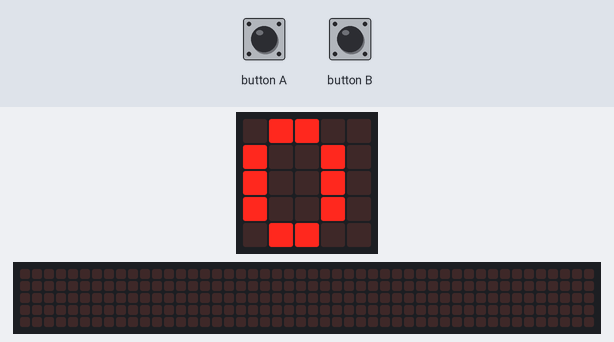
Bench run of a program on a simulated BBC micro:bit (MakeCode). On the bench: the board's 5×5 LED display, a strip that is not on the board, showing the scrolling text unrolled. Inputs (shaded band) come from the test bench. The 48×5 strip is a reading aid, not a part: it shows the text the display is scrolling, unrolled, one strip-width of it at a time.

Above: at 2.2 s.
2.3 s: button A pressed for 0.15 s
At 2.9 s:
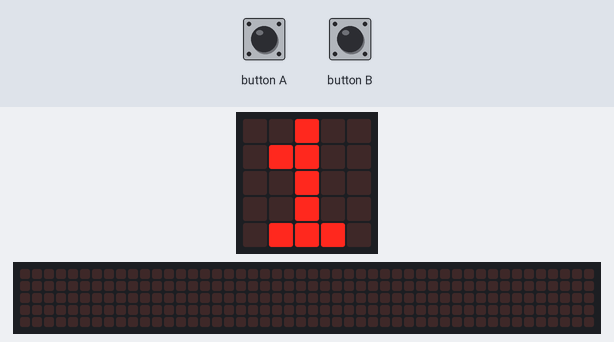
5.4 s: button B pressed for 0.15 s
At 6.8 s:
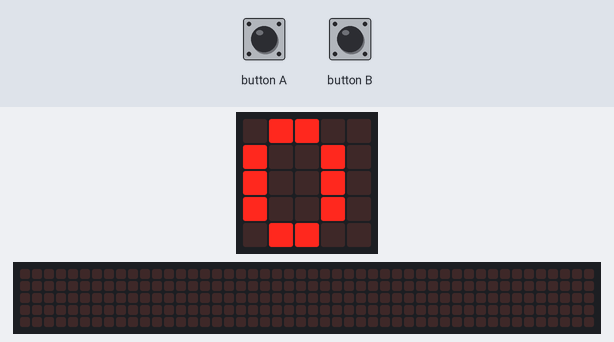
7.1 s: button A pressed for 0.15 s
At 17.41 s:
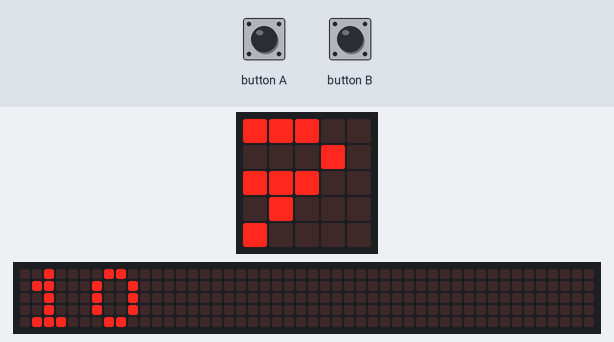
Timing chart, 0 to 18.8 s (numbered marks = the images above; inputs shaded):
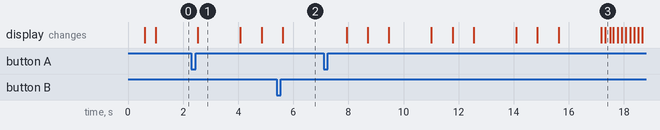

Measured:
- after the input at 2.3 s, the display: changes after 0.24 s (image 1)
- after the input at 5.4 s, the display: changes after 0.22 s (image 2)
- after the input at 7.1 s, the display: first changes after 0.83 s (image 3 shows a later state)
- what the display in image 1 shows lasts 1.6 s, from 2.5 s to 4.1 s

The program:

Stopwatch.py
```python
def on_button_pressed_a():
    global Pause
    if Pause == 0:
        Pause = 1
    else:
        Pause = 0
input.on_button_pressed(Button.A, on_button_pressed_a)

def on_button_pressed_b():
    global Time, Pause
    Time = 0
    Pause = 0
input.on_button_pressed(Button.B, on_button_pressed_b)

Time = 0
Pause = 0
basic.show_leds("""
    # # # # #
        # # # # #
        # # # # #
        # # # # #
        # # # # #
""")
basic.pause(200)
basic.show_leds("""
    . . . . .
        . . . . .
        . . . . .
        . . . . .
        . . . . .
""")

def on_forever():
    global Time
    if Pause == 1:
        Time += 1
        basic.pause(1000)
basic.forever(on_forever)

def on_forever2():
    basic.show_number(Time)
basic.forever(on_forever2)
```
